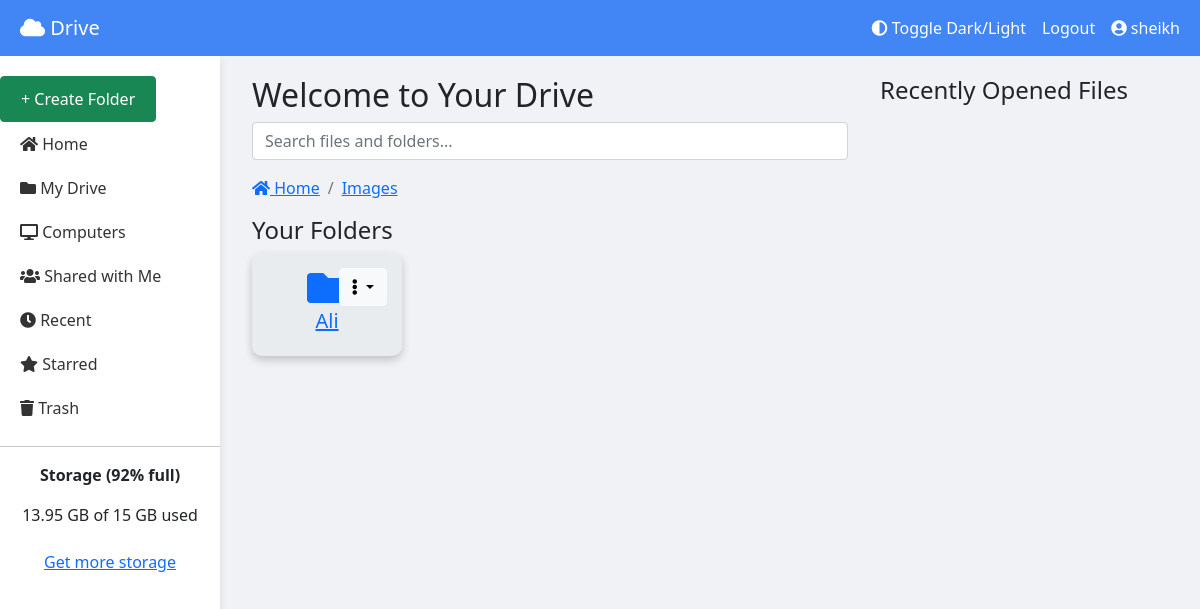
Page /folders/29/ (signed in) on the earlier database version.
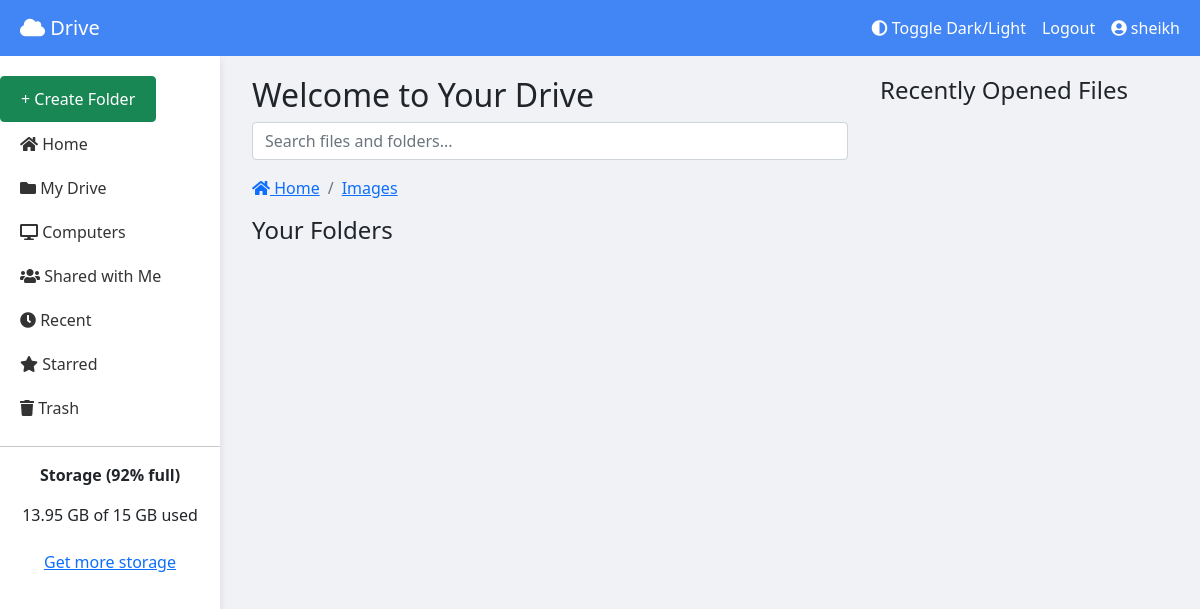
Same page on the later database version.
### folder_management/models.py (models this page shows, shortened)
class Folder(models.Model):
    name = models.CharField(max_length=255)
    parent = models.ForeignKey('self', on_delete=models.CASCADE, null=True, blank=True, related_name='children')
    owner = models.ForeignKey(User, on_delete=models.CASCADE)
    created_at = models.DateTimeField(auto_now_add=True)
    updated_at = models.DateTimeField(auto_now=True)

### folder_management/views.py (the view)
# urls.py: path('', views.list_folders, name='list_folders'),
@login_required
def list_folders(request, parent_id=None):
    parent_folder = None
    if parent_id:
        parent_folder = get_object_or_404(Folder, id=parent_id, owner=request.user)
    folders = Folder.objects.filter(owner=request.user, parent=parent_folder)
    breadcrumbs = []
    current = parent_folder
    while current is not None:
        breadcrumbs.insert(0, current)
        current = current.parent
    context = {
        'folders': folders,
        'parent_folder': parent_folder,
        'breadcrumbs': breadcrumbs,
    }
    return render(request, 'folder_management/list_folders.html', context)

### folder_management/templates/folder_management/list_folders.html (shortened to what this page needs)
{% extends "home.html" %}

### user_management/templates/home.html (shortened to what this page needs)
<!DOCTYPE html>
<html lang="en">
<head>
    <link href="https://cdn.jsdelivr.net/npm/bootstrap@5.1.3/dist/css/bootstrap.min.css" rel="stylesheet">
    <link rel="stylesheet" href="https://cdnjs.cloudflare.com/ajax/libs/font-awesome/5.15.4/css/all.min.css">
</head>
<body>
    <nav class="navbar navbar-expand-lg navbar-light">
        <div class="container-fluid">
            <a class="navbar-brand ms-2" href="#"><i class="fas fa-cloud"></i> Drive</a>
            <div class="collapse navbar-collapse" id="navbarNav">
                <ul class="navbar-nav ms-auto">
                    <li class="nav-item">
                        <a class="nav-link" href="#" id="toggle-theme"><i class="fas fa-adjust"></i> Toggle Dark/Light</a>
                    </li>
                    <li class="nav-item">
                        <a class="nav-link" href="{% url 'logout' %}">Logout</a>
                    </li>
                    <li class="nav-item">
                        <a class="nav-link" id="profileButton"><i class="fas fa-user-circle"></i> {{ request.user.username }}</a>
                    </li>
                </ul>
            </div>
        </div>
    </nav>
    <div class="sidebar">
        <button class="btn btn-success create-folder-btn" data-bs-toggle="modal" data-bs-target="#createFolderModal">+ Create Folder</button>
        <a href="{% url 'list_folders' %}"><i class="fas fa-home"></i> Home</a>
        <a href="#"><i class="fas fa-folder"></i> My Drive</a>
        <a href="#"><i class="fas fa-desktop"></i> Computers</a>
        <a href="#"><i class="fas fa-users"></i> Shared with Me</a>
        <a href="#"><i class="fas fa-clock"></i> Recent</a>
        <a href="#"><i class="fas fa-star"></i> Starred</a>
        <a href="#"><i class="fas fa-trash"></i> Trash</a>
        <hr>
        <div class="text-center">
            <p><strong>Storage (92% full)</strong></p>
            <p>13.95 GB of 15 GB used</p>
            <button class="btn btn-link">Get more storage</button>
        </div>
    </div>
    <div class="content-wrapper">
        <div class="content">
            <div class="container-fluid">
                <h2>Welcome to Your Drive</h2>
                <div class="search-bar mb-3">
                    <input type="text" class="form-control" placeholder="Search files and folders..." aria-label="Search">
                </div>
                <nav aria-label="breadcrumb">
                    <ol class="breadcrumb">
                        <li class="breadcrumb-item"><a href="{% url 'list_folders' %}"><i class="fas fa-home"></i> Home</a></li>
                        {% for breadcrumb in breadcrumbs %}
                        <li class="breadcrumb-item"><a href="{% url 'list_folders_nested' breadcrumb.id %}">{{ breadcrumb.name }}</a></li>
                        {% endfor %}
                    </ol>
                </nav>
                <div class="row">
                    <h4>Your Folders</h4>
                    <div class="d-flex flex-wrap">
                        {% for folder in folders %}
                        <div class="folder-card text-center me-3 mb-3">
                            <a href="{% url 'list_folders_nested' folder.id %}" class="folder-link">
                                <i class="fas fa-folder folder-icon"></i>
                                <h5 class="card-title">{{ folder.name }}</h5>
                            </a>
                            <div class="folder-actions dropdown">
                                <button class="btn btn-light dropdown-toggle" type="button" id="folderActions{{ folder.id }}" data-bs-toggle="dropdown" aria-expanded="false">
                                    <i class="fas fa-ellipsis-v"></i>
                                </button>
                            </div>
                        </div>
                        {% endfor %}
                    </div>
                </div>
            </div>
        </div>
        <div class="recently-opened">
            <h4>Recently Opened Files</h4>
        </div>
    </div>
</body>
</html>

Differences in the rows shown:
removed Folder: name "Ali", shown under "Your Folders"
